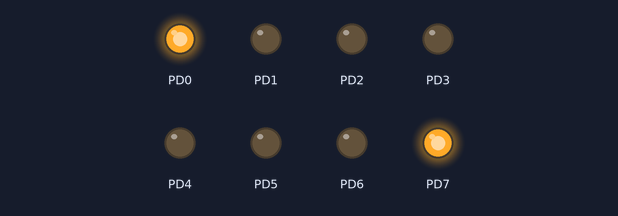
Bench run of a program on a simulated ATmega328P, built with avr-gcc and emulated at 16 MHz. Parts: output pins drawn as LEDs (lit = HIGH).

Above: at 0.5 s.
At 2.5 s:
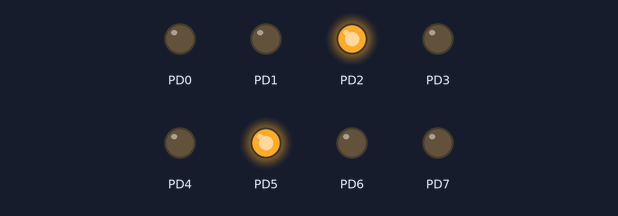
At 4.0 s:
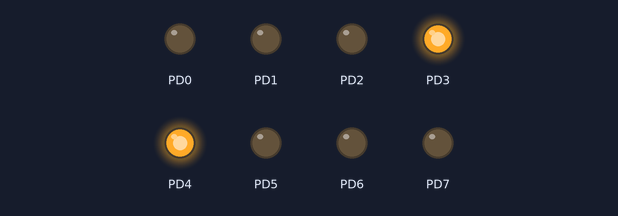
At 9.5 s:
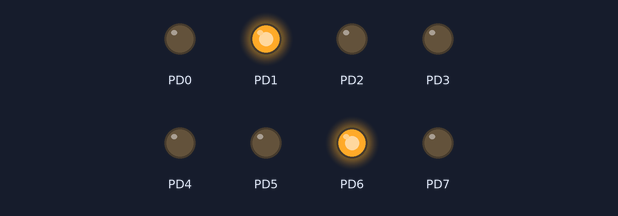
Timing chart, 0 to 10.4 s (numbered marks = the images above):
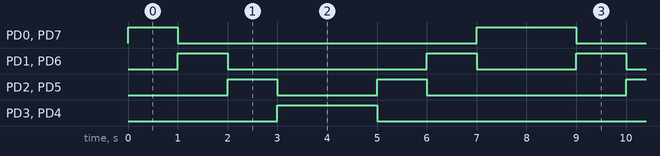

Measured:
- by itself, PD0, PD7: repeats every 8.0 s: LOW 6.0 s, HIGH 2.0 s
- by itself, PD1, PD6: repeats every 8.0 s: LOW 4.0 s, HIGH 1.0 s, LOW 2.0 s, HIGH 1.0 s
- by itself, PD2, PD5: repeats every 8.0 s: LOW 2.0 s, HIGH 1.0 s, LOW 4.0 s, HIGH 1.0 s
- by itself, PD3, PD4: alternates HIGH for 2.0 s and LOW for 6.0 s

The program:

main.c
```c
/*
 * LED_006.c
 *
 * Created: 2016-11-23 오전 12:17:33
 * Author : Exterra
 */

#define F_CPU 16000000L
#include <avr/io.h>
#include <util/delay.h>

int main(void)
{
	DDRD = 0xFF; // D0 ~ D7까지 출력핀으로 설정

    /* Replace with your application code */
    while (1)
    {
		for (int i = 0; i < 8; i++)
		{
			char p1 = 0x01 << i;
			char p2 = 0x01 << (7-i);
			PORTD = p1 | p2;
			_delay_ms(1000);
		}
    }

	return 1;
}
```
